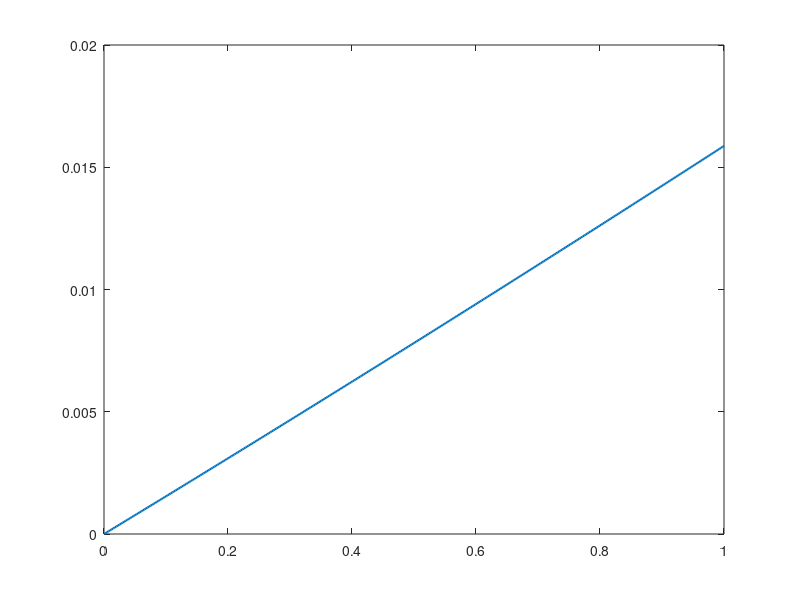

This chart was generated by the following MATLAB code: (Note: this script raises an error after producing the figure.)
L = 32;   % <<<--- SET YOUR L HERE

% your nonlinear function BEFORE rescaling
g = @(x) 1*(x./(L-1)).^2 + x./(L-1);

% compute min/max of g over 0..L
xs = linspace(0, L, 2000);
gmin = min(g(xs));
gmax = max(g(xs));

% rescaled function from 0 to 1
f = @(x) (g(x) - gmin) ./ (gmax - gmin);

% ========== INVERSE FUNCTION ==========
% For y in [0,1], find x such that f(x) = y using fzero

finv = @(y) arrayfun(@(yy) fzero(@(xx) f(xx) - yy, ...
                 L * yy), ...  % initial guess scales with y
                 y);

% ========== PLOT THE INVERSE ==========
yvals = linspace(0,1,400);
xvals = f(yvals);

plot(yvals, xvals, 'LineWidth', 1.5)

hold on
plot from x = 0 to x = L, y in [0,1]
fplot(f, [0 L])
ylim([0 1])
grid on
